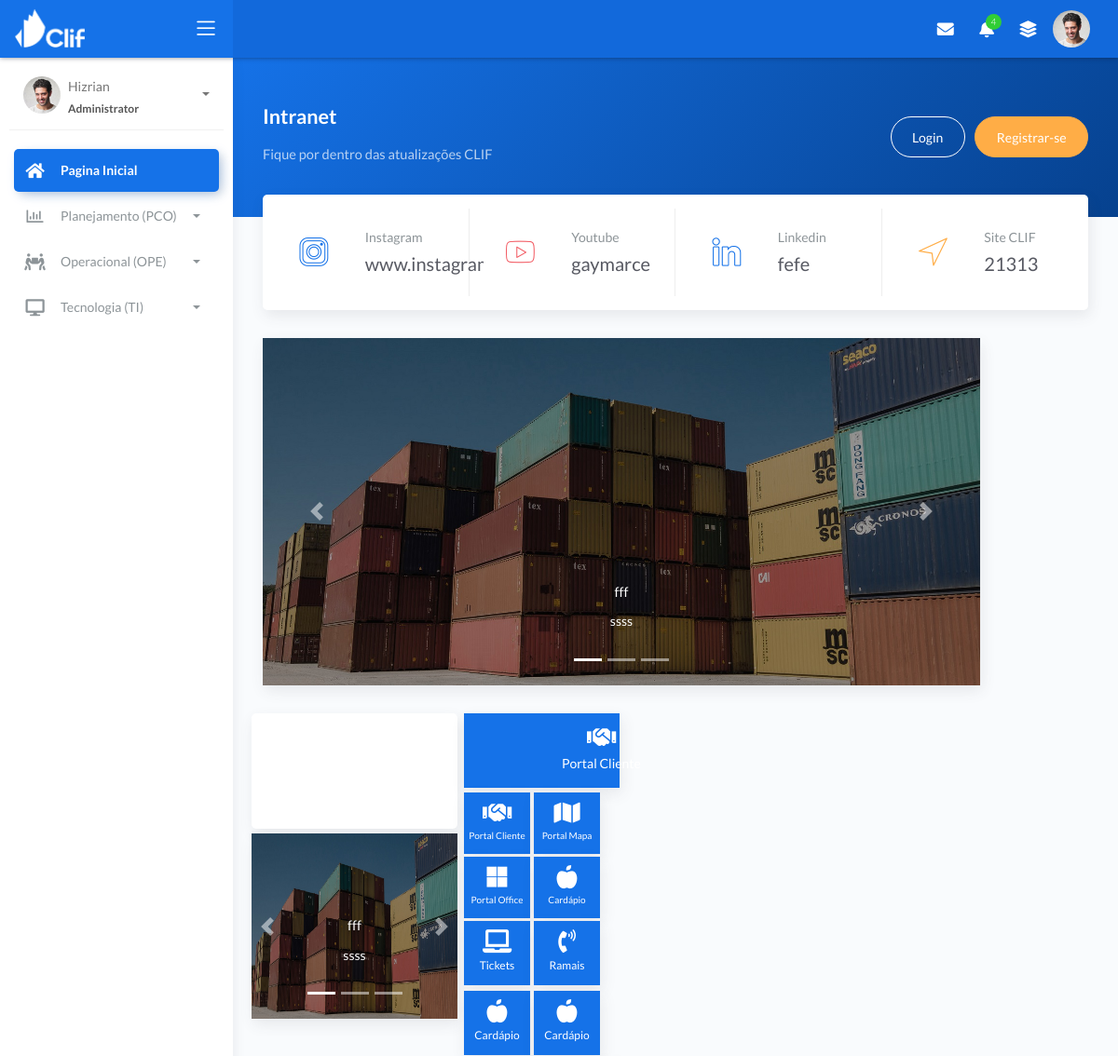
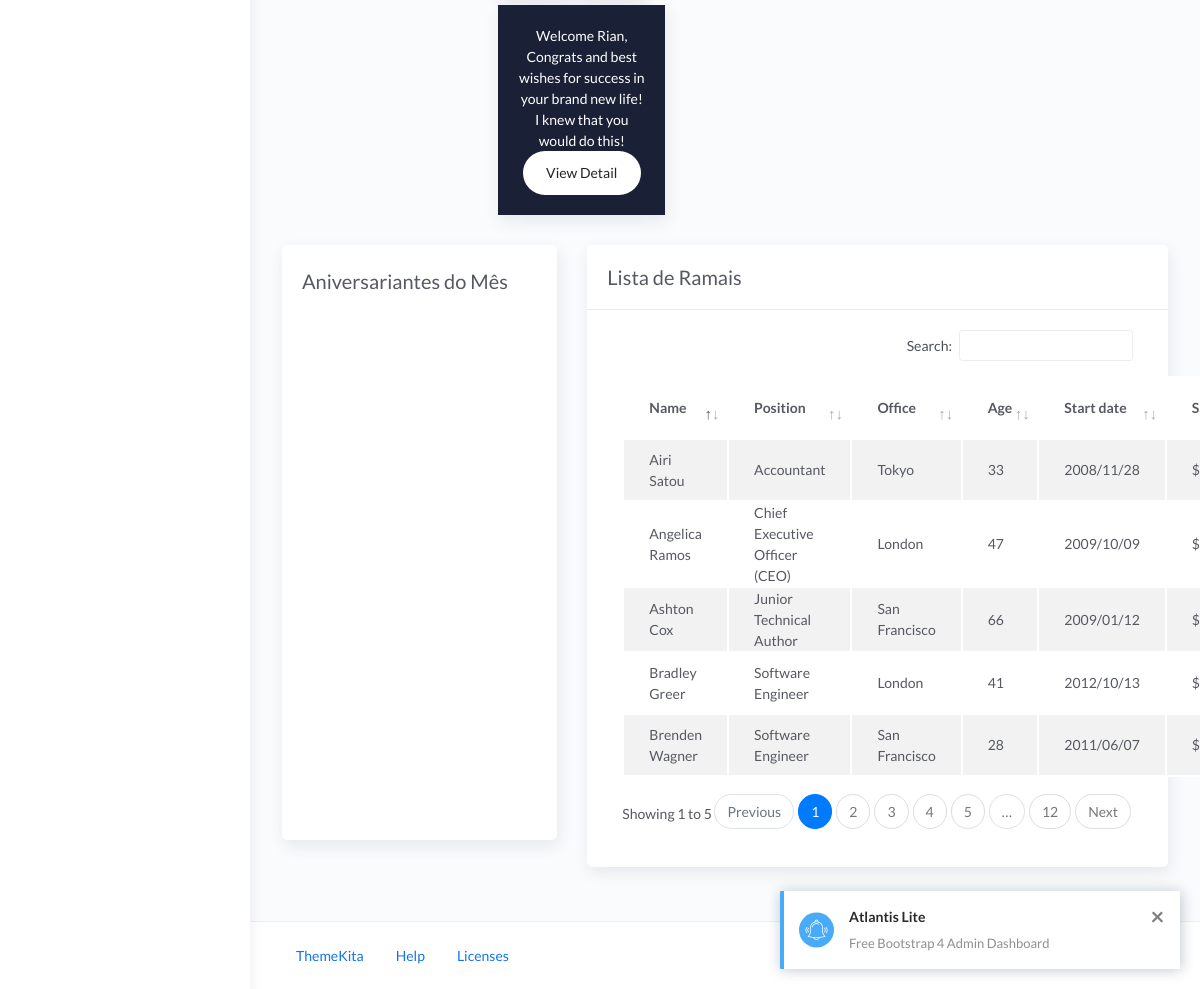
Before: /index/ with the older database file (2 pictures, top to bottom).
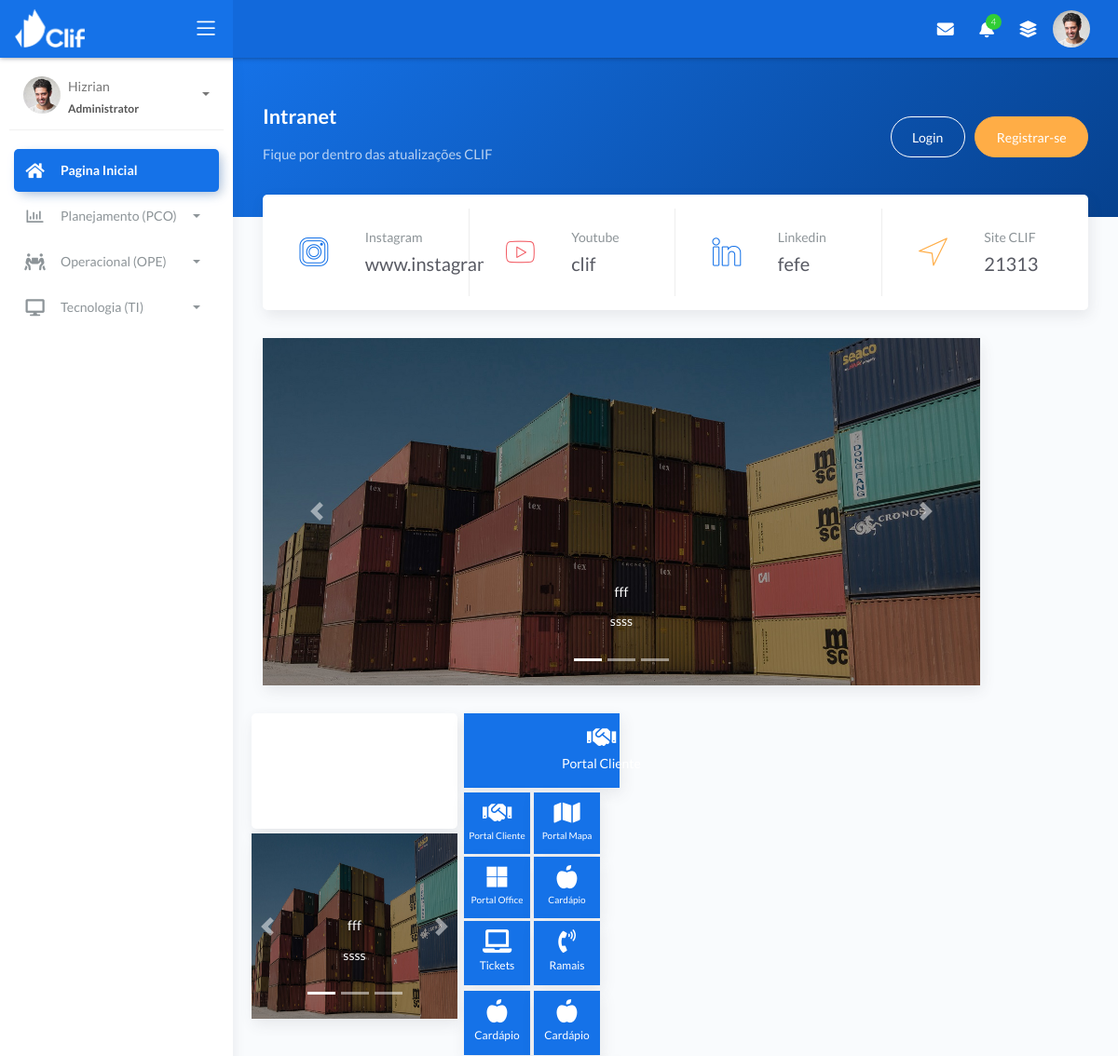
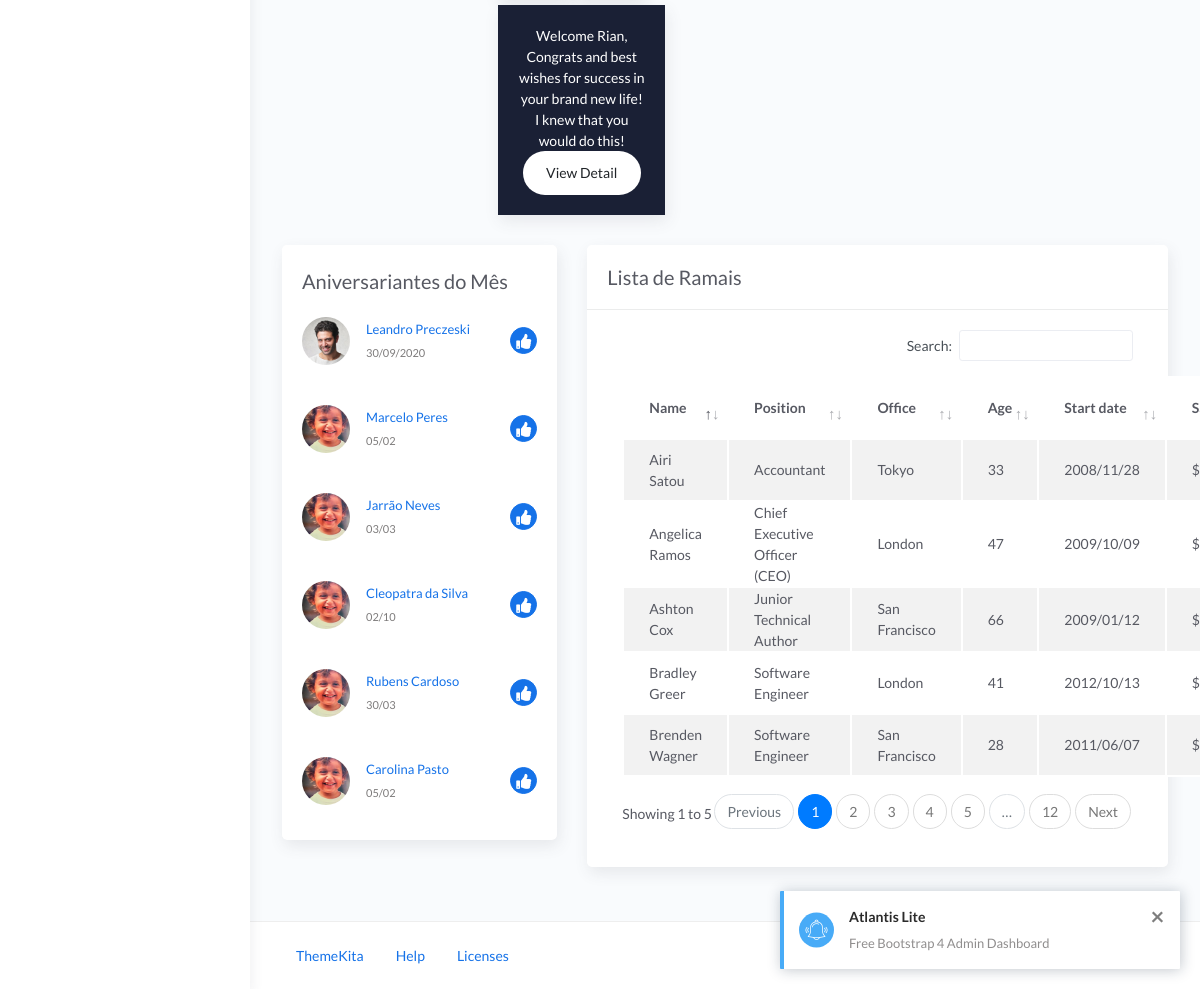
After: the same page with the newer database file (2 pictures, top to bottom).
### RedeSocial/models.py (models this page shows, shortened)
class Rede(models.Model):
    instagram = models.CharField(verbose_name='Instagram', max_length=100)
    youtube = models.CharField(verbose_name='YouTube', max_length=100)
    linkedin = models.CharField(verbose_name='Linkedin', max_length=100)
    site = models.CharField(verbose_name='Site', max_length=100)

class Banner(models.Model):
    titulo = models.CharField(verbose_name='Titulo', max_length=100)
    conteudo = models.CharField(verbose_name='Conteudo', max_length=100)
    imagem = models.ImageField(verbose_name='Imagem 1920x780', upload_to='media/')

class Aniversario(models.Model):
    pessoa = models.CharField(verbose_name='Pessoa', max_length=100)
    data = models.CharField(verbose_name='Data de Aniversario', max_length=100)
    imagem = models.ImageField(verbose_name='Imagem da Pessoa', upload_to='media/')

### core/views.py (the view)
# urls.py: path('index/', index, name='index'),
def index(request):
    tabela = Rede.objects.get(pk=1)
    banner = Banner.objects.all()
    banner2 = Banner2.objects.all()
    banner3 = Banner3.objects.all()
    aniver = Aniversario.objects.all()
    print(request.user.has_perm('RedeSocial.view_banner'))
    print(request.user)
    return render(request, 'index.html', {'RedeSocial':tabela, 'banner': banner, 'banner2': banner2,
                                          'banner3': banner3, 'aniver':aniver })

### templates/index.html (shortened to what the changed rows need)
{% load static %}
<!DOCTYPE html>
<html lang="en">
<head>
	<link rel="stylesheet" href="{% static 'assets/css/bootstrap.min.css' %}">
	<link rel="stylesheet" href="{% static 'assets/css/atlantis.min.css' %}">
</head>
<body>
	<div class="wrapper">
		<div class="main-panel">
			<div class="content">
				<div class="panel-header bg-primary-gradient">
					<div class="page-inner py-5">
						<div class="d-flex align-items-left align-items-md-center flex-column flex-md-row">
							<div>
								<h2 class="text-white pb-2 fw-bold">Intranet</h2>
							</div>
						</div>
					</div>
				</div>
				<div class="page-inner mt--5">
					<div class="row row-card-no-pd">
						<div class="col-sm-6 col-md-3">
							<div class="card card-stats card-round">
								<div class="card-body ">
									<div class="row">
										<div class="col-7 col-stats">
											<div class="numbers">
												<p class="card-category">Instagram</p>
												<h4 class="card-title">{{ RedeSocial.instagram}}</h4>
											</div>
										</div>
									</div>
								</div>
							</div>
						</div>
						<div class="col-sm-6 col-md-3">
							<div class="card card-stats card-round">
								<div class="card-body ">
									<div class="row">
										<div class="col-7 col-stats">
											<div class="numbers">
												<p class="card-category">Youtube</p>
												<h4 class="card-title">{{ RedeSocial.youtube}}</h4>
											</div>
										</div>
									</div>
								</div>
							</div>
						</div>
						<div class="col-sm-6 col-md-3">
							<div class="card card-stats card-round">
								<div class="card-body">
									<div class="row">
										<div class="col-7 col-stats">
											<div class="numbers">
												<p class="card-category">Linkedin</p>
												<h4 class="card-title">{{ RedeSocial.linkedin}}</h4>
											</div>
										</div>
									</div>
								</div>
							</div>
						</div>
						<div class="col-sm-6 col-md-3">
							<div class="card card-stats card-round">
								<div class="card-body">
									<div class="row">
										<div class="col-7 col-stats">
											<div class="numbers">
												<p class="card-category">Site CLIF</p>
												<h4 class="card-title">{{ RedeSocial.site}}</h4>
											</div>
										</div>
									</div>
								</div>
							</div>
						</div>
					</div>
					<div class="row">
						<div class="col-md-8" style="max-width: 900px; padding-right: 3px;">
							<div class="card">
								<div class="card-body" style="padding-left: 15px;padding-right: 15px;padding-bottom: 0px;padding-top: 0px;">
									<div class="row">
										<div id="carouselExampleIndicators" class="carousel slide" data-ride="carousel">
										  <div class="carousel-inner">
											<div class="carousel-item active">
											  {% for banner in banner %}
											  <img class="d-block w-100" src="{{banner.imagem.url}}" style="min-height: 320px; min-width: 770px;" alt="First slide">
											  <div class="carousel-caption d-none d-md-block">
												<h5>{{banner.titulo}}</h5>
												<p>{{banner.conteudo}}</p>
											  </div>
											  {% endfor %}
											</div>
											{% for banner in banner3 %}
										  </div>
										  {% endfor %}
										</div>
									</div>
								</div>
							</div>
						</div>
						<div class="col-md-3" style="padding-left: 3px; padding-right: 5px;">
							<div class="card" style="margin-bottom: 0px;">
								<div class="card-body" style="padding: 0px;">
									<div class="card-body" style="padding-left: 15px;padding-right: 15px;padding-bottom: 0px;padding-top: 0px;">
									<div class="row">
										<div id="carouselExampleIndicators" class="carousel slide" data-ride="carousel">
										  <div class="carousel-inner">
											<div class="carousel-item active">
											  {% for banner in banner %}
											  <img class="d-block w-100" src="{{banner.imagem.url}}" style="min-height: 199px; min-width: 25px;" alt="First slide">
											  <div class="carousel-caption d-none d-md-block">
												<h5>{{banner.titulo}}</h5>
												<p>{{banner.conteudo}}</p>
											  </div>
											  {% endfor %}
											</div>
											{% for banner in banner3 %}
										  </div>
										  {% endfor %}
										</div>
									</div>
								</div>
								</div>
							</div>
						</div>
					</div>
					<div class="row">
						<div class="col-md-4">
							<div class="card scrollbar-outer">
								<div class="card-body" style="height: 595px">
									{% for aniver in aniver %}
									<div class="card-list">
										<div class="item-list">
											<div class="avatar">
												<img src="{{ aniver.imagem.url }}" alt="..." class="avatar-img rounded-circle">
											</div>
											<div class="info-user ml-3">
												<div class="username">{{aniver.pessoa}}</div>
												<div class="status">{{aniver.data}}</div>
											</div>
											<button class="btn btn-icon btn-primary btn-round btn-xs">
												<i class="fas fa-thumbs-up"></i>
											</button>
										</div>
									</div>
									{% endfor %}
								</div>
							</div>
						</div>
						<div class="col-md-8">
							<div class="card">
								<div class="card-body">
									<div class="table">
										<table id="basic-datatables" class="display table table-striped table-hover" >
											<thead>
												<tr>
													<th>Name</th>
													<th>Position</th>
													<th>Office</th>
													<th>Age</th>
													<th>Start date</th>
													<th>Salary</th>
												</tr>
											</thead>
										</table>
									</div>
								</div>
							</div>
						</div>
					</div>
				</div>
			</div>
		</div>
	</div>
</body>
</html>

Changed rows visible on the page:
changed Rede "www.instagram/clif": youtube "gaymarce" → "clif"
added Aniversario: imagem (placeholder picture), pessoa "Leandro Preczeski", data "30/09/2020"
added Aniversario: imagem (picture), pessoa "Marcelo Peres", data "05/02"
added Aniversario: imagem (picture), pessoa "Jarrão Neves", data "03/03"
added Aniversario: imagem (picture), pessoa "Cleopatra da Silva", data "02/10"
added Aniversario: imagem (picture), pessoa "Rubens Cardoso", data "30/03"
added Aniversario: imagem (picture), pessoa "Carolina Pasto", data "05/02"
